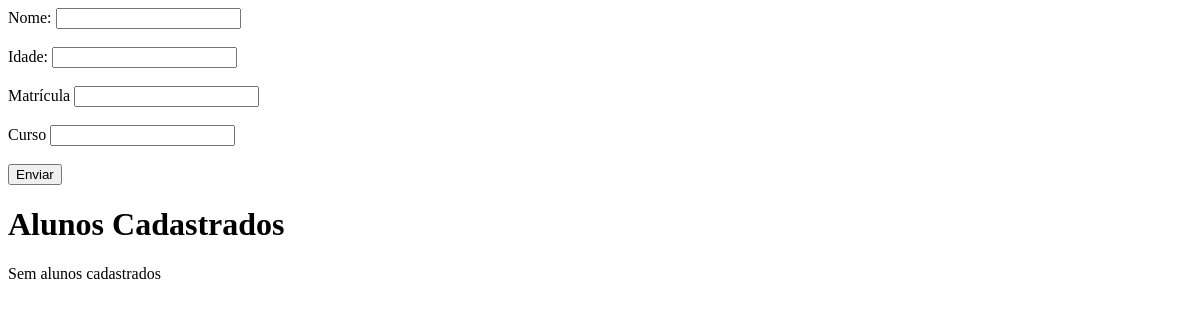
The page /crud-alunos/index.php on the database as committed earlier.
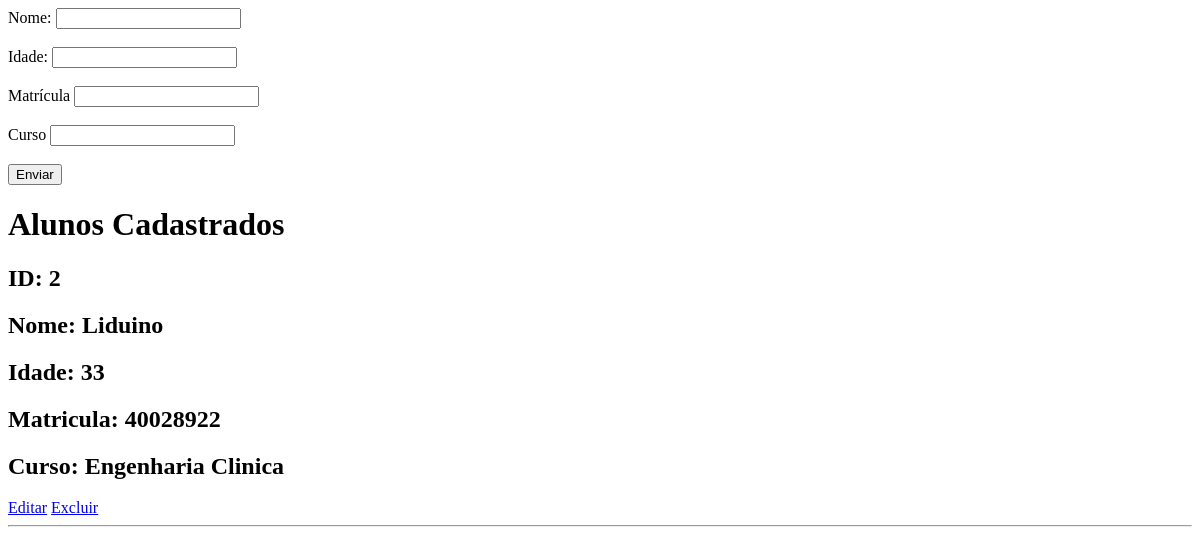
The same page on the database as committed later.
### tables this page shows
CREATE TABLE alunos(
    id INTEGER PRIMARY KEY AUTOINCREMENT,
    nome TEXT NOT NULL,
    idade INTEGER NOT NULL,
    matricula TEXT NOT NULL,
    curso TEXT NOT NULL
    );

### crud-alunos/index.php (the view, shortened to what this page needs)
<?php
require_once "config/database.php";
$sql = "SELECT * FROM alunos";
$stmt = $pdo->prepare($sql);
$stmt->execute();
$alunos = $stmt->fetchAll(PDO::FETCH_ASSOC);
?>
<!DOCTYPE html>
<html lang="pt-BR">
<head>
</head>
<body>
    <form method="POST">
        <label>Nome:</label>
        <input type="text" name="nome" value="<?= htmlspecialchars($nome ?? "") ?>">
        <br><br>
        <label>Idade:</label>
        <input type="number" name="idade" value="<?= $idade ?? "" ?>">
        <br><br>
        <label>Matrícula</label>
        <input type="text" name="matricula" value="<?= htmlspecialchars($matricula ?? "") ?>">
        <br><br>
        <label>Curso</label>
        <input type="text" name="curso" value="<?= htmlspecialchars($curso ?? "") ?>">
        <br><br>
        <button type="submit">Enviar</button>
    </form>
    <h1>Alunos Cadastrados</h1>
    <?php if (empty($alunos)): ?>
        <p>Sem alunos cadastrados</p>
    <?php else: ?>
        <?php foreach ($alunos as $aluno): ?>
            <h2>ID: <?= htmlspecialchars($aluno["id"]) ?></h2>
            <h2>Nome: <?= htmlspecialchars($aluno["nome"]) ?></h2>
            <h2>Idade: <?= htmlspecialchars($aluno["idade"]) ?></h2>
            <h2>Matricula: <?= htmlspecialchars($aluno["matricula"]) ?></h2>
            <h2>Curso: <?= htmlspecialchars($aluno["curso"]) ?></h2>
            <a href="?editar=<?= $aluno["id"] ?>">Editar</a>
            <a href="?excluir=<?= $aluno["id"] ?>">Excluir</a>
            <hr>
        <?php endforeach; ?>
    <?php endif; ?>
</body>
</html>

Rows that differ between the two databases and show on the page:
added alunos: id "2", nome "Liduino", idade "33", matricula "40028922", curso "Engenharia Clinica"
Other text that changed with them:
text no longer shown: "Sem alunos cadastrados"
